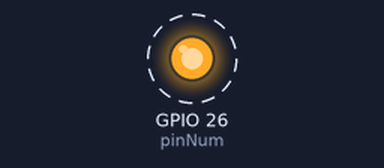
Bench run of a program on a simulated Raspberry Pi (BCM pin numbers). On the bench: output pins drawn as LEDs (lit = HIGH). Dashed ring = blinking.

Above: at 0.5 s.
Timing chart, 0 to 4.6 s (numbered marks = the images above):
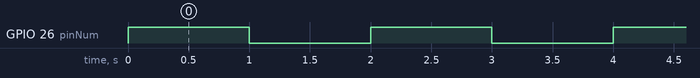

Measured:
- by itself, GPIO 26 (pinNum): alternates HIGH for 1.0 s and LOW for 1.0 s

The program:

gpio_blink.py
```python
import RPi.GPIO as GPIO
import time

pinNum = 26

GPIO.setmode(GPIO.BCM)
GPIO.setup(pinNum,GPIO.OUT)
while True:
	GPIO.output(pinNum,GPIO.HIGH)
	time.sleep(1)
	GPIO.output(pinNum,GPIO.LOW)
	time.sleep(1)

GPIO.cleanup()
```
